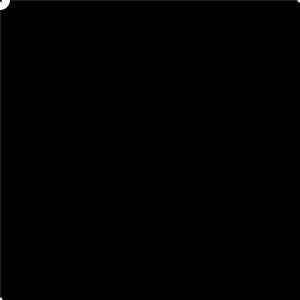
Frame 1 (no input)
Frame 60 (the mouse pressed at the canvas centre just before this capture): identical to frame 1, image omitted
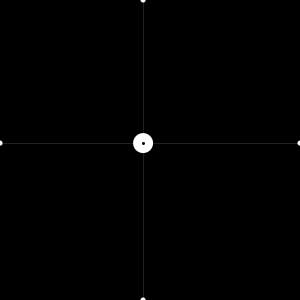
Frame 120 (the mouse held since frame 60 and released just before this capture)

The Processing sketch that drew these frames (run headless with seeded random() and noise(); from frame 60 on, the mouse is pressed at the canvas centre):

// Processing sketch: processing_61725
// ── processing_61725.pde

void setup() {  //setup function called initially, only once
  size(300, 300);
  smooth();
  background(0);  //set background white
}

float x, y, targetX, targetY;
float easing = 0.05;

void draw()
{  //draw function loops
  background(0);
  stroke(255);
  strokeWeight(5);
  targetX = mouseX;
  float dx = targetX - x;
  if (abs(dx) > 1) {
    x += dx * easing;
  }

  targetY = mouseY;
  float dy = targetY - y;
  if (abs(dy) > 1) {
    y += dy * easing;
  }
  
  //Linie
  stroke(255);
  strokeWeight(dist(mouseX, mouseY, x, y)/150);
  line(mouseX, mouseY, x, y);
  
  //Raster
  stroke(255,  127);
  strokeWeight(0.25);
  line(0, y, width, y);
  line(x, 0, x, height);
  ellipse(0, y, 5, 5);
  ellipse(width, y, 5, 5);
  ellipse(x, 0, 5, 5);
  ellipse(x, height, 5, 5);
  
  //Ellipse
  noStroke();
  fill(255);
  ellipse(x, y, 20, 20);
  
  //Punkt
  stroke(0);
  strokeWeight(3);
  point(x, y);
}
